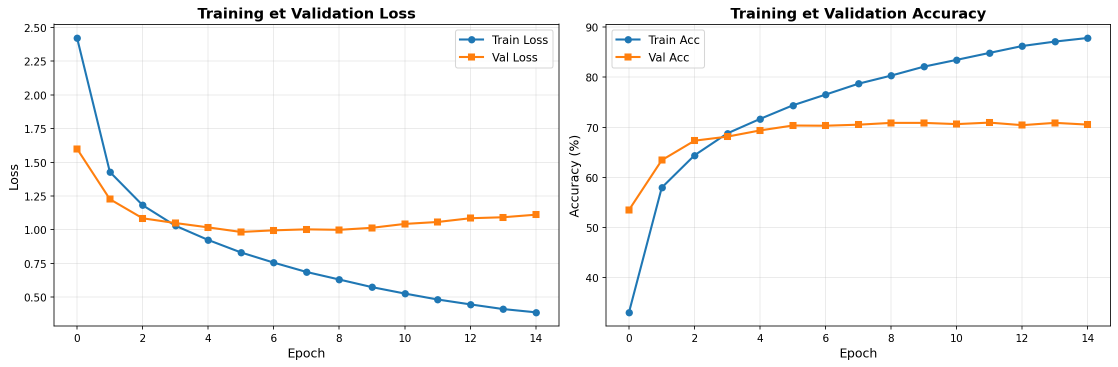
#> input picture models/image/vit_mit_b0_v1_20251218/training_curves.png, 2236 x 734 px (shown at 1/2 size)
$ python -i contours.py   (imports and definitions only)
#> lines starting #> are read from the running program, lines starting #| are printed output that depends on the picture
import cv2
import numpy as np

def get_length_and_vertex(contours, delta_dist_tol=0.02):
    """
    Calcule la longueur et le nombre de sommets des contours.

    Args:
        contours (list): Liste de contours OpenCV.
        delta_dist_tol (float): Tolérance d’approximation.

    Returns:
        tuple: Longueurs et nombre de sommets.
    """
    arc_len, n_vertex = [], []
    for contour in contours:
        l = cv2.arcLength(contour, True)
        arc_len.append(l)
        n_vertex.append(len(cv2.approxPolyDP(contour, delta_dist_tol * l, True)))
    return np.array(arc_len), np.array(n_vertex)


def get_main_contours(
    images,
    min_len: float = 100,
    min_vertex: int = 3,
    max_vertex: int | None = None,
    delta_dist_tol: float = 0.02,
    n_max_contours: int | None = None,
):
    """
    Détecte et filtre les contours principaux des images.

    Args:
        images (np.ndarray): Images d’entrée.
        min_len (float): Longueur minimale du contour.
        min_vertex (int): Nombre minimal de sommets.
        max_vertex (int, optional): Nombre maximal de sommets.
        delta_dist_tol (float): Tolérance pour l’approximation polygonale.
        n_max_contours (int, optional): Nombre maximal de contours conservés.

    Returns:
        list[list]: Liste de contours filtrés pour chaque image.
    """

    main_contours = []
    for im in images:
        blur = cv2.GaussianBlur(im, (5, 5), 0)
        gray = cv2.cvtColor(blur, cv2.COLOR_BGR2GRAY)
        t, _ = cv2.threshold(gray, 0, 255, cv2.THRESH_BINARY + cv2.THRESH_OTSU)
        edge = cv2.Canny(blur, t * 0.5, t)
        kernel = cv2.getStructuringElement(cv2.MORPH_ELLIPSE, (7, 7))
        closed = cv2.dilate(edge, kernel)

        contours, hierarchy = cv2.findContours(
            closed, cv2.RETR_TREE, cv2.CHAIN_APPROX_SIMPLE
        )

        if not contours:
            main_contours.append([])
            continue

        parents = hierarchy[0][:, 3]
        parent_contours = [c for i, c in enumerate(contours) if parents[i] == -1]
        arc_len, n_vertex = get_length_and_vertex(parent_contours, delta_dist_tol)

        mask = (arc_len > min_len) & (n_vertex >= min_vertex)
        if max_vertex:
            mask &= n_vertex <= max_vertex

        filtered = [c for i, c in enumerate(parent_contours) if mask[i]]
        main_contours.append(filtered if not n_max_contours or len(filtered) <= n_max_contours else [])

    return main_contours

>>> import cv2
>>> picture = cv2.imread('../../../models/image/vit_mit_b0_v1_20251218/training_curves.png', cv2.IMREAD_GRAYSCALE)
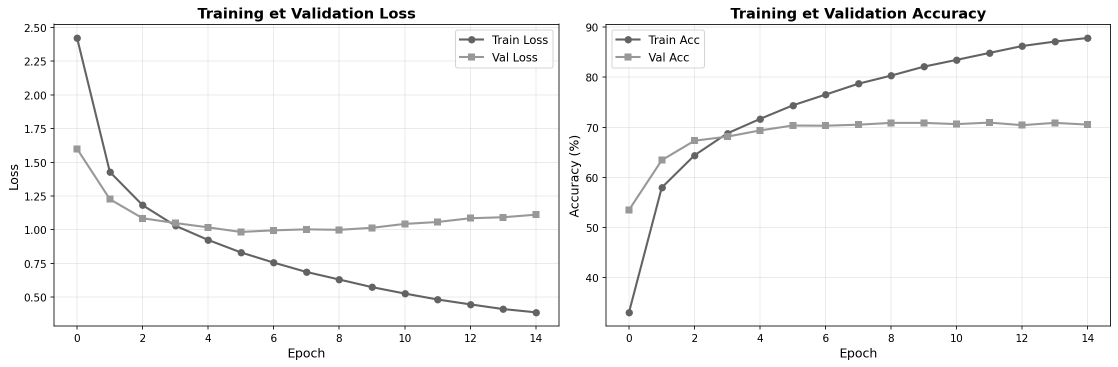
#> picture: shape (734, 2236) (shown at 1/2 size); min 0, max 255, mean 248.1
>>> result = get_main_contours(picture)
#> the loop in get_main_contours, `for im in images:` made 1 pass
#> after the loop in get_main_contours, `for im in images:`: main_contours = []
#> (the run stopped early here; a loop or call above may not have finished)
